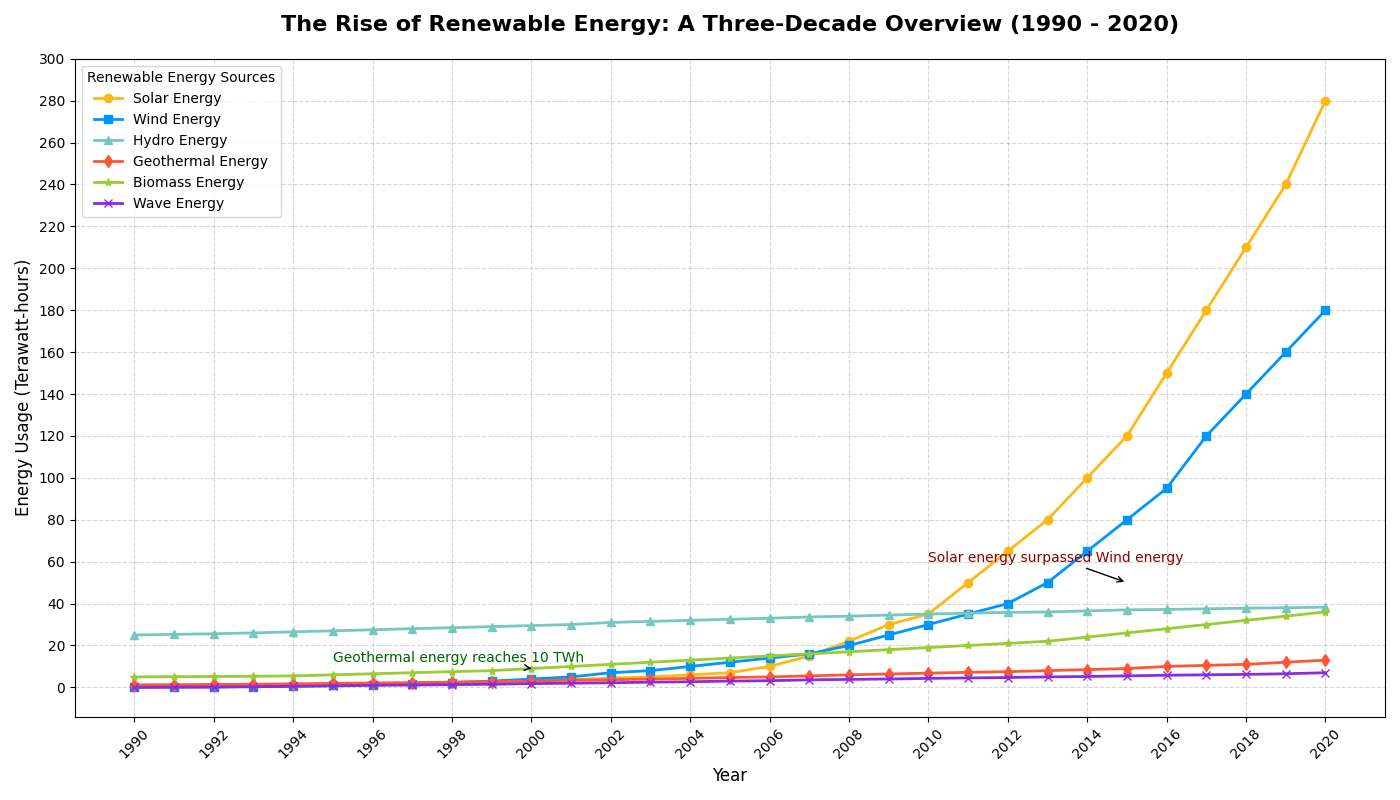

Recreate this plot in Python.
import matplotlib.pyplot as plt
import numpy as np

# Expanded data: Energy usage (in Terawatt-hours) from 1990 to 2020 including additional energy sources
years = np.arange(1990, 2021)
solar_energy = np.array([0.2, 0.3, 0.4, 0.6, 0.8, 1, 1.2, 1.5, 2.0, 2.5, 3.0, 3.8, 4.4, 5.0, 6, 7, 10, 15, 22, 30, 35, 50, 65, 80, 100, 120, 150, 180, 210, 240, 280])
wind_energy = np.array([0.1, 0.15, 0.2, 0.4, 0.6, 0.9, 1.3, 1.7, 2.3, 3, 4, 5, 7, 8, 10, 12, 14, 16, 20, 25, 30, 35, 40, 50, 65, 80, 95, 120, 140, 160, 180])
hydro_energy = np.array([25, 25.3, 25.6, 26, 26.5, 27, 27.5, 28, 28.5, 29, 29.5, 30, 31, 31.5, 32, 32.5, 33, 33.6, 34, 34.5, 35, 35.4, 35.8, 36, 36.5, 37, 37.2, 37.5, 37.8, 38, 38.3])
geothermal_energy = np.array([1.2, 1.3, 1.4, 1.5, 1.7, 1.9, 2.1, 2.3, 2.5, 2.8, 3.1, 3.4, 3.6, 4, 4.3, 4.7, 5, 5.5, 6, 6.4, 6.8, 7.2, 7.5, 8, 8.5, 9, 10, 10.5, 11, 12, 13])

# Additional energy sources
biomass_energy = np.array([5, 5.1, 5.2, 5.3, 5.5, 6, 6.5, 7, 7.5, 8, 9, 10, 11, 12, 13, 14, 15, 16, 17, 18, 19, 20, 21, 22, 24, 26, 28, 30, 32, 34, 36])
wave_energy = np.array([0, 0.1, 0.15, 0.3, 0.5, 0.7, 1, 1.1, 1.3, 1.5, 1.8, 2, 2.2, 2.5, 2.7, 3, 3.2, 3.6, 3.8, 4, 4.3, 4.5, 4.7, 5, 5.2, 5.5, 5.8, 6, 6.2, 6.5, 7])

plt.figure(figsize=(14, 8))
plt.plot(years, solar_energy, color='#FDB813', linestyle='-', linewidth=2, marker='o', label='Solar Energy')
plt.plot(years, wind_energy, color='#0096FF', linestyle='-', linewidth=2, marker='s', label='Wind Energy')
plt.plot(years, hydro_energy, color='#76C7C0', linestyle='-', linewidth=2, marker='^', label='Hydro Energy')
plt.plot(years, geothermal_energy, color='#FF5733', linestyle='-', linewidth=2, marker='d', label='Geothermal Energy')
plt.plot(years, biomass_energy, color='#9ACD32', linestyle='-', linewidth=2, marker='*', label='Biomass Energy')
plt.plot(years, wave_energy, color='#8A2BE2', linestyle='-', linewidth=2, marker='x', label='Wave Energy')

plt.title('The Rise of Renewable Energy: A Three-Decade Overview (1990 - 2020)', fontsize=16, weight='bold', pad=20)
plt.xlabel('Year', fontsize=12)
plt.ylabel('Energy Usage (Terawatt-hours)', fontsize=12)
plt.grid(True, linestyle='--', alpha=0.5)
plt.xticks(years[::2], rotation=45)
plt.yticks(np.arange(0, 305, 20))
plt.legend(title='Renewable Energy Sources', loc='upper left', fontsize=10)
plt.annotate('Solar energy surpassed Wind energy', xy=(2015, 50), xytext=(2010, 60),
             arrowprops=dict(facecolor='black', arrowstyle='->'), fontsize=10, color='darkred')
plt.annotate('Geothermal energy reaches 10 TWh', xy=(2000, 9), xytext=(1995, 12),
             arrowprops=dict(facecolor='black', arrowstyle='->'), fontsize=10, color='darkgreen')
plt.tight_layout()
plt.show()
